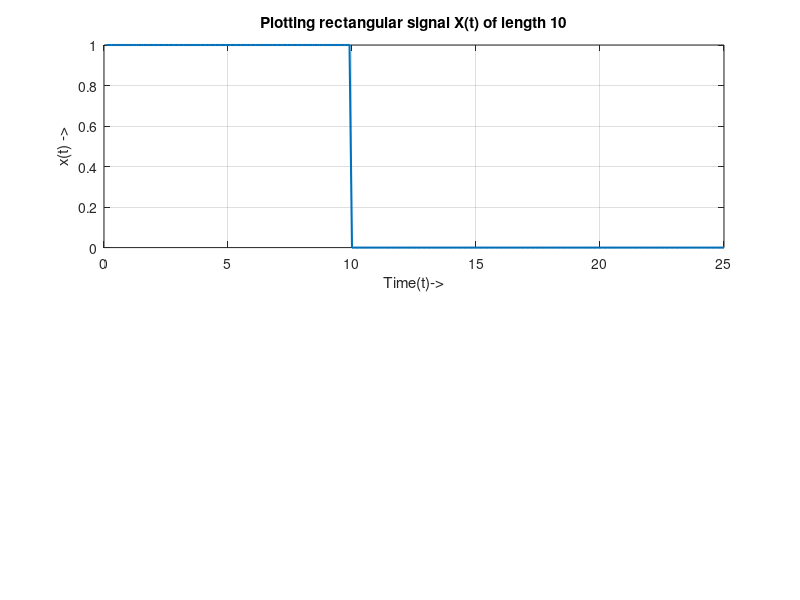

Reproduce this figure in MATLAB. (Note: this script raises an error after producing the figure.)
% Name = Mohit Akhouri
% Roll no = 19UCC023
% SSC LAB Batch D1 - Monday ( 2-5 pm )

% This code will verify the Time shifting property of Fourier transform

to = 25; % defining To
ts = 1/10; % defining Ts
N = to/ts; % defining range N
t = ts:ts:to; % defining range for t
fs = 1/ts; % defining frequency fs
f = linspace(-fs,fs,N); % defining frequency f
Xt = (t>=0 & t<10); % defining pulse X(t)

% plotting original signal X(t)
figure;
subplot(2,1,1);
plot(t,Xt,'Linewidth',1.5);
xlabel('Time(t)->');
ylabel('x(t) ->');
title('Plotting rectangular signal X(t) of length 10');
grid on;
sgtitle('19ucc023 - Mohit Akhouri');

To = 5; % defining value by which signal is to be plotted
Ft = fftshift(fft(Xt)); % taking fft of X(t)
shift_Ft = exp(-1j*2*pi*f*To).*Ft; % Shifting fourier transform
Shift_Ift = abs(ifft(shift_Ft)); % Taking inverse fourier transform
t1 = t + To;
Shift_Ift = Xt;

% plotting X(t-5)
figure;
subplot(2,1,1);
plot(t1,Shift_Ift,'Linewidth',1.5);
xlabel('time(t)->');
ylabel('X(t-5)->');
title('Shifting X(t) by 5 units to right, Plotting X(t-5)');
grid on;


To = -5; % defining value by which signal is to be plotted
Ft = fftshift(fft(Xt)); % taking fft of X(t)
shift_Ft = exp(-1j*2*pi*f*To).*Ft; % Shifting fourier transform
Shift_Ift = abs(ifft(shift_Ft)); % Taking inverse fourier transform
t2 = t + To;
Shift_Ift = Xt;

% plotting X(t+5)
subplot(2,1,2);
plot(t2,Shift_Ift,'Linewidth',1.5);
xlabel('time(t)->');
ylabel('X(t+5)->');
title('Shifting X(t) by 5 units to left, Plotting X(t+5)');
grid on;
sgtitle('19ucc023 - Mohit Akhouri');


